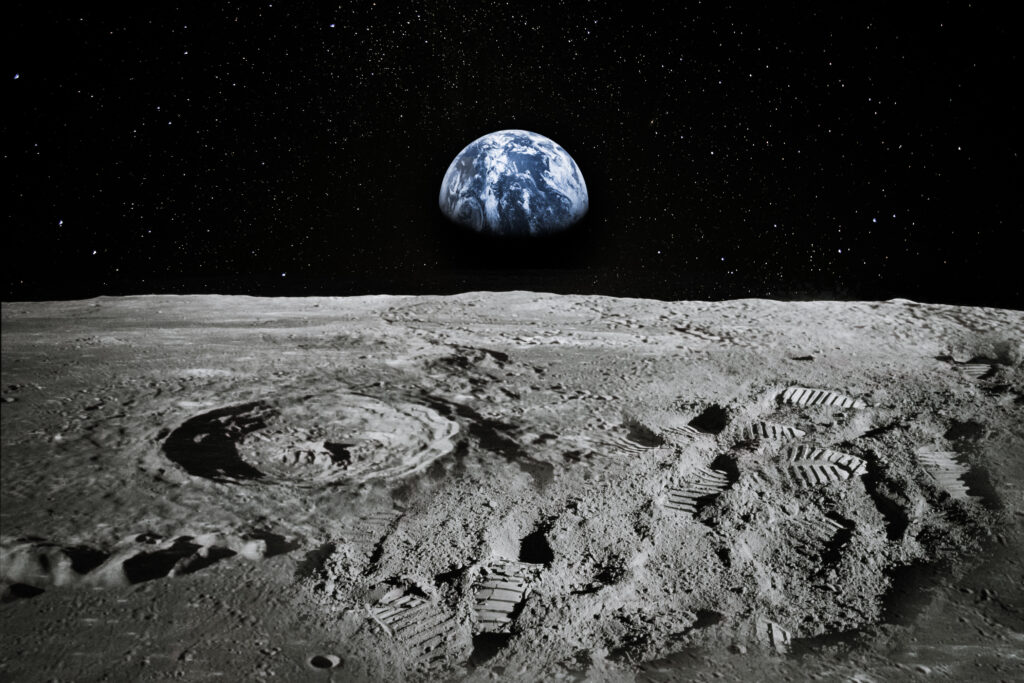
#> input picture src/bg_img_landingpg.jpg, 1024 x 683 px
$ python -i advanced_denoising.py   (imports and definitions only)
#> lines starting #> are read from the running program, lines starting #| are printed output that depends on the picture
#> further down, picture is the input picture: shape (683, 1024, 3); mean B, G, R 59.2, 60.4, 59.8
# src/advanced_denoising.py
import cv2
import numpy as np
import os
import pywt
from metadata_handling import extract_metadata, save_metadata

def apply_wavelet_denoising(image, wavelet='db4', level=2):

#> called with wavelet = 'db4', level = 2
    if len(image.shape) > 2:
        image = cv2.cvtColor(image, cv2.COLOR_BGR2GRAY)

    # Perform wavelet decomposition
    coeffs = pywt.wavedec2(image, wavelet, level=level, mode='per')
#> coeffs = 3 items

    # Apply thresholding to each detail coefficient
    coeffs_thresholded = [coeffs[0]]  # Approximation coefficients
    for details in coeffs[1:]:
        coeffs_thresholded.append(tuple(pywt.threshold(detail, np.median(detail) / 2, mode='soft') for detail in details))
#> this loop made 2 passes
#> after the loop, coeffs_thresholded = 3 items

    # Perform wavelet reconstruction
    return pywt.waverec2(coeffs_thresholded, wavelet, mode='per')
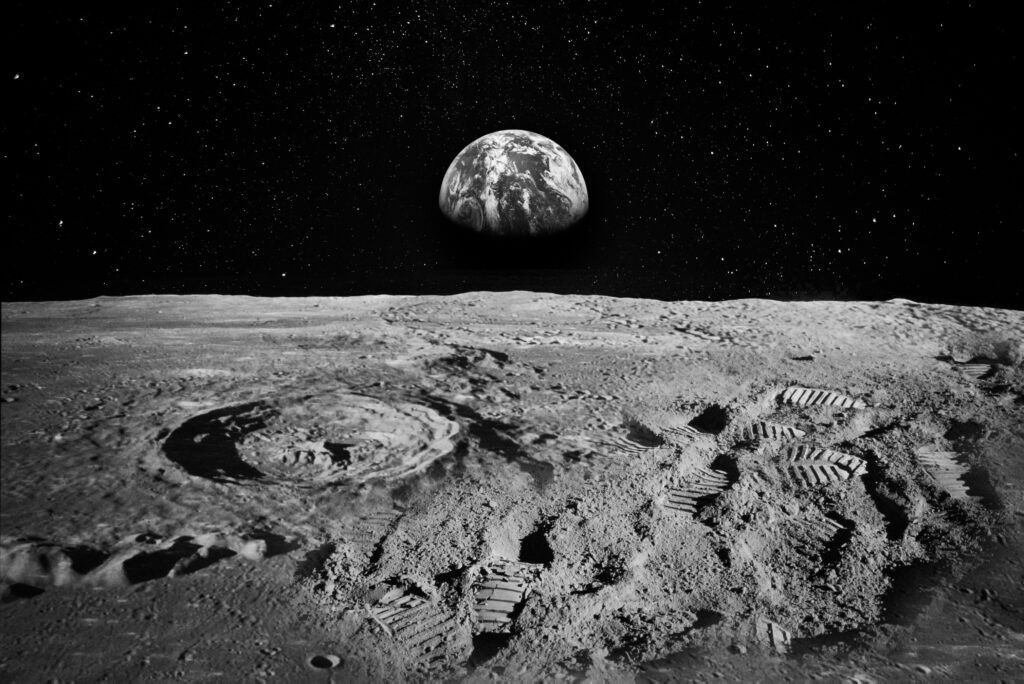
#> returned value: shape (684, 1024) float64; 3.21% of the values are NaN or infinite; the others: min -0.000776, max 255, mean 62.12; drawn with min black, max white, NaN and infinite black

def deep_learning_denoising(image, model=None):

    if len(image.shape) == 3:
        image = cv2.cvtColor(image, cv2.COLOR_BGR2GRAY)

    if model is None:
        print("Deep learning model not available. Using default denoising.")
        return apply_wavelet_denoising(image)
    else:
        return model.predict(image)

def denoise_and_save(image_path, model=None):

    if not image_path:
        raise ValueError("Image path is None or invalid")

    image = cv2.imread(image_path, cv2.IMREAD_COLOR)
    if image is None:
        raise FileNotFoundError(f"Image file not found at path: {image_path}")

    denoised_image = deep_learning_denoising(image, model)


    processed_image_path = image_path.replace('raw', 'processed').replace(os.path.splitext(image_path)[1], '_denoised.png')
    cv2.imwrite(processed_image_path, denoised_image)


    metadata = extract_metadata(image_path)
    metadata_path = image_path.replace('raw', 'metadata').replace(os.path.splitext(image_path)[1], '_metadata.json')
    save_metadata(metadata, metadata_path)

    return processed_image_path

>>> import cv2
>>> picture = cv2.imread('bg_img_landingpg.jpg')
>>> result = deep_learning_denoising(picture)
